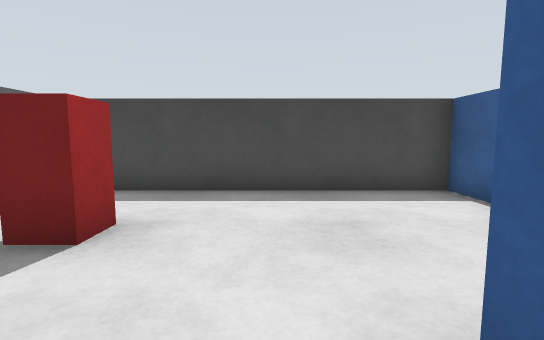
view 1 (above)

12 first-person views from a walk through a robot-simulator world made for Gazebo. The camera is 0.57 m above the floor, tilts 6° down and sees 85° across. The floor is counted in squares, 0.5 m on a side. Each view is taken from the middle of a square. On the plan, view 1 faces up. The plan holds only what a view shows up to about 13 squares ahead; the rest is blank. The place goes on beyond the plan.

view 2
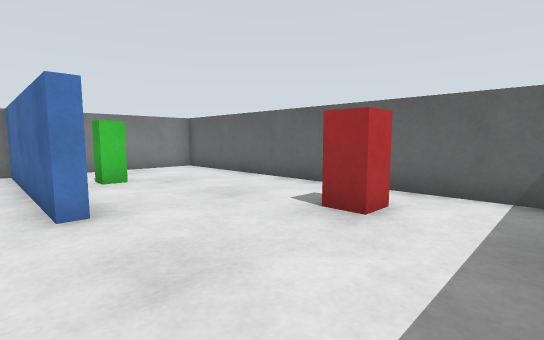

view 3
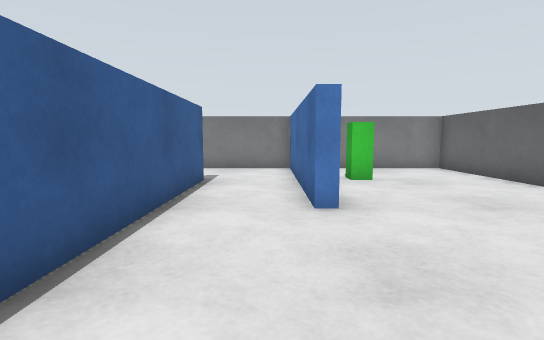

view 4
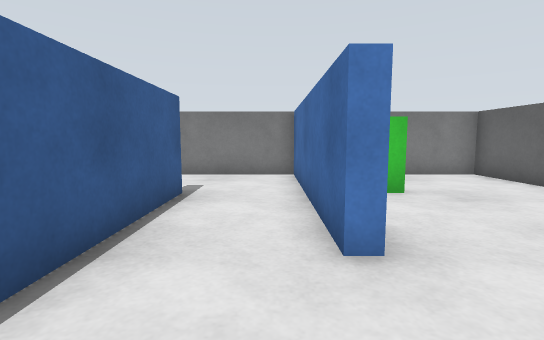

view 5
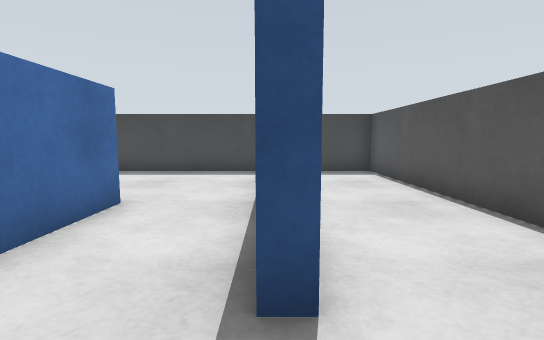

view 6
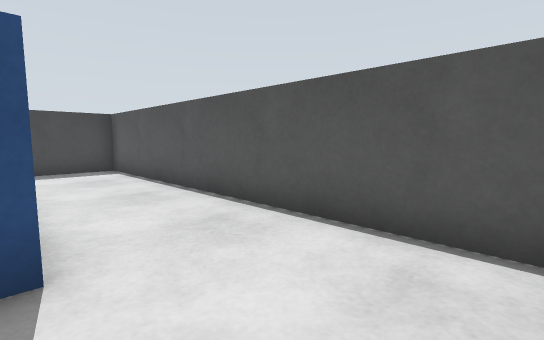

view 7
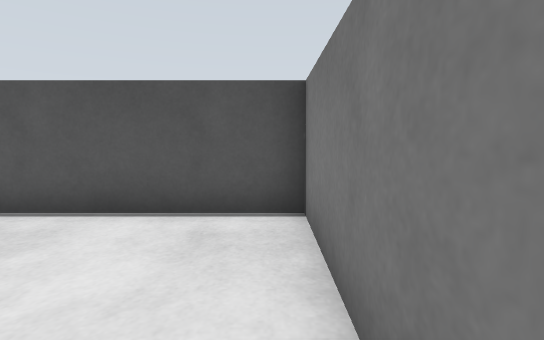

view 8
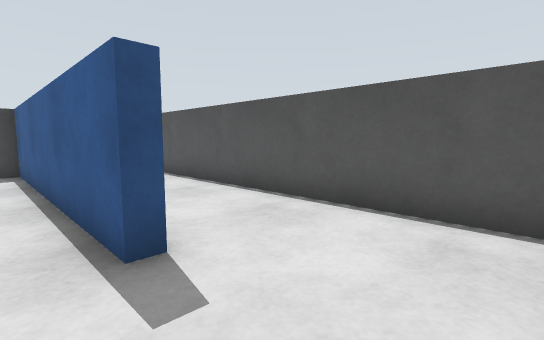

view 9
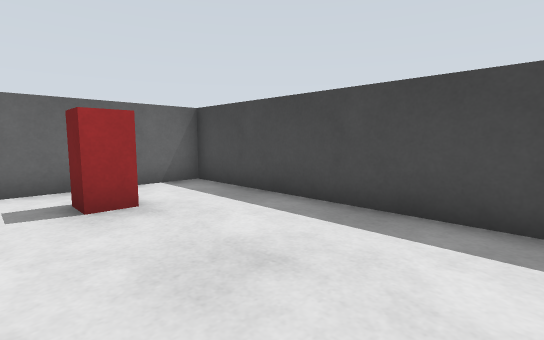

view 10
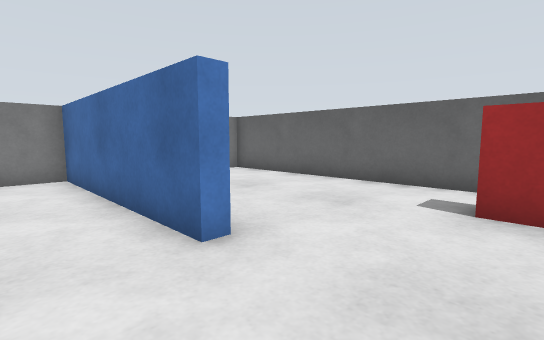

view 11
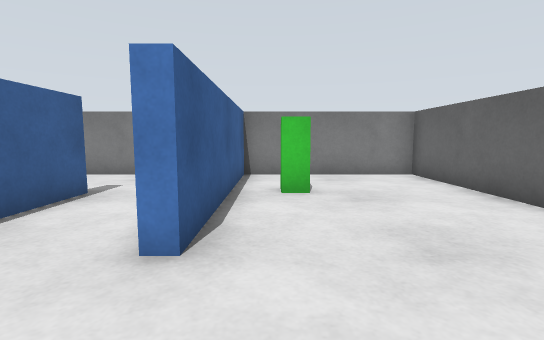

view 12
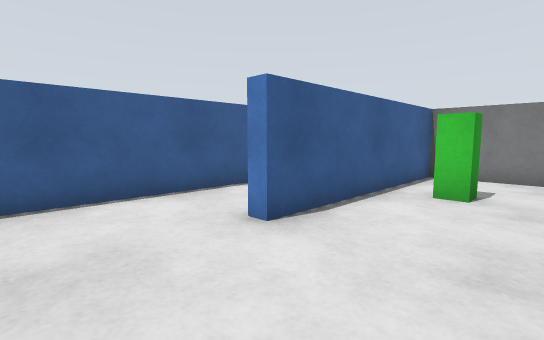

### Floor plan
Ten units are one square. View 1 is at (0, 0); x grows to the right and y downward. Boxes are objects, and circles mark ways between rooms. Rooms are numbered by the first view taken in them; rooms with no view inside come last. Other rooms are left out.
<svg viewBox="-50 -70 130 130">
<path fill="none" stroke="#000" d="M39 -15 39 -65 -45 -65 -45 55 9 55 9 -12 13 -12M44 22 39 22 39 -15M13 -12 13 55 75 55 75 -65 51 -65"/>
<rect x="-35" y="-45" width="20" height="20" fill="#bbb"><title>red box</title></rect>
<rect x="-15" y="15" width="20" height="20" fill="#bbb"><title>green box</title></rect>
<circle cx="25" cy="-20" r="3" fill="#2a7"/>
<text x="-10" y="-10">1</text>
<text x="50" y="0">2</text>
</svg>
Room 1 opens to room 2.

Where each view was taken, in squares from view 1:
view 1: 0 up, 0 right, facing up
view 2: 6 up, 2 right, facing down-left
view 3: 6 up, 2 right, facing down
view 4: 4 up, 2 right, facing down
view 5: 4 down, 4 right, facing up
view 6: 5 down, 4 right, facing up-right
view 7: 5 down, 3 right, facing right
view 8: 5 down, 3 right, facing up-right
view 9: 2 up, 3 right, facing up-left
view 10: 4 up, 3 right, facing down-left
view 11: 4 up, 0 right, facing down
view 12: 4 up, 2 left, facing down-right
